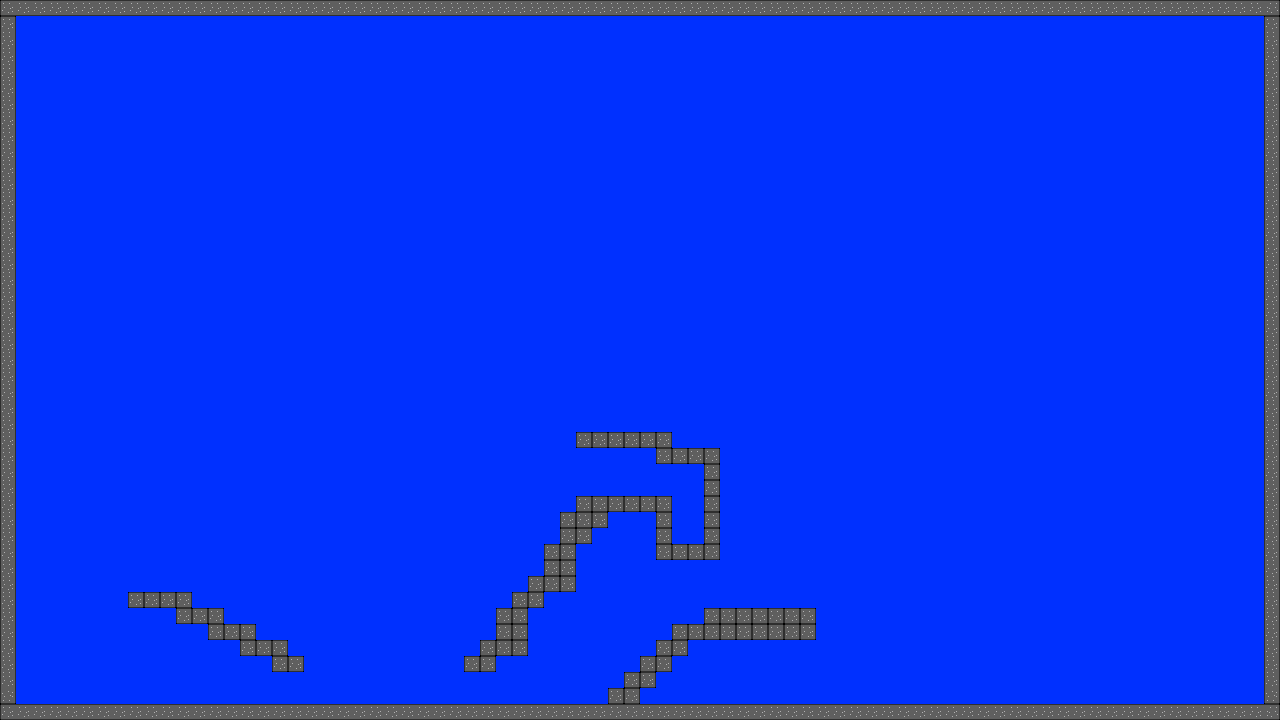

Below is a game level as drawn by its tile map, then a one-line description and the .tmx that defines it (tile-layer data replaced by summaries):
An orthogonal 80x45 tile map with 16x16 px tiles, 1 tile layer (Tile Layer 1).

<map version="1.0" orientation="orthogonal" renderorder="right-up" width="80" height="45" tilewidth="16" tileheight="16">
 <tileset firstgid="1" name="concrete" tilewidth="16" tileheight="16">
  <image source="concrete.png" width="64" height="64" />
  <tile id="0">
   <properties>
    <property name="behavior" value="1" />
   </properties>
  </tile>
  <tile id="4">
   <properties>
    <property name="behavior" value="1" />
   </properties>
  </tile>
  <tile id="5">
   <properties>
    <property name="behavior" value="1" />
   </properties>
  </tile>
  <tile id="6">
   <properties>
    <property name="behavior" value="1" />
   </properties>
  </tile>
  <tile id="7">
   <properties>
    <property name="behavior" value="" />
   </properties>
  </tile>
  <tile id="11">
   <properties>
    <property name="behavior" value="1" />
   </properties>
  </tile>
  <tile id="13">
   <properties>
    <property name="behavior" value="0" />
   </properties>
  </tile>
  <tile id="15">
   <properties>
    <property name="behavior" value="1" />
   </properties>
  </tile>
 </tileset>
 <layer name="Tile Layer 1" width="80" height="45">
  <data>[3600 cells, 3600 non-empty, 8 distinct tile ids]</data>
 </layer>
</map>